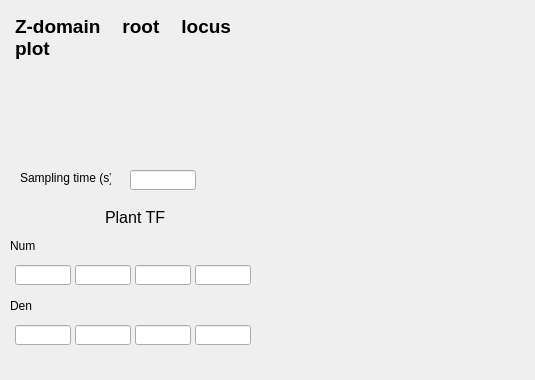
   <widget class="QWidget" name="tab_8">
    <attribute name="title">
     <string>Discrete LQR</string>
    </attribute>
    <widget class="QWidget" name="verticalLayoutWidget_10">
     <property name="geometry">
      <rect>
       <x>260</x>
       <y>10</y>
       <width>266</width>
       <height>211</height>
      </rect>
     </property>
     <layout class="QVBoxLayout" name="Layoutsim_response_6">
      <item>
       <widget class="QWidget" name="unitcircle_rlocus" native="true"/>
      </item>
     </layout>
    </widget>
    <widget class="QWidget" name="verticalLayoutWidget_11">
     <property name="geometry">
      <rect>
       <x>260</x>
       <y>225</y>
       <width>266</width>
       <height>146</height>
      </rect>
     </property>
     <layout class="QVBoxLayout" name="Layoutsim_response_7">
      <item>
       <widget class="QWidget" name="response_rlocus" native="true"/>
      </item>
     </layout>
    </widget>
    <widget class="QLineEdit" name="lqr_sampling">
     <property name="geometry">
      <rect>
       <x>130</x>
       <y>170</y>
       <width>66</width>
       <height>20</height>
      </rect>
     </property>
    </widget>
    <widget class="QLabel" name="num_label_6">
     <property name="geometry">
      <rect>
       <x>20</x>
       <y>160</y>
       <width>91</width>
       <height>36</height>
      </rect>
     </property>
     <property name="text">
      <string>Sampling time (s)</string>
     </property>
    </widget>
    <widget class="QLineEdit" name="rlocusz_den0">
     <property name="geometry">
      <rect>
       <x>195</x>
       <y>325</y>
       <width>56</width>
       <height>20</height>
      </rect>
     </property>
    </widget>
    <widget class="QLabel" name="label_12">
     <property name="geometry">
      <rect>
       <x>105</x>
       <y>205</y>
       <width>66</width>
       <height>26</height>
      </rect>
     </property>
     <property name="text">
      <string>&lt;html&gt;&lt;head/&gt;&lt;body&gt;&lt;p align=&quot;justify&quot;&gt;&lt;span style=&quot; font-size:12pt;&quot;&gt;Plant TF&lt;/span&gt;&lt;/p&gt;&lt;/body&gt;&lt;/html&gt;</string>
     </property>
     <property name="scaledContents">
      <bool>false</bool>
     </property>
     <property name="wordWrap">
      <bool>true</bool>
     </property>
    </widget>
    <widget class="QLineEdit" name="rlocusz_num3">
     <property name="geometry">
      <rect>
       <x>15</x>
       <y>265</y>
       <width>56</width>
       <height>20</height>
      </rect>
     </property>
    </widget>
    <widget class="QLineEdit" name="rlocusz_den3">
     <property name="geometry">
      <rect>
       <x>15</x>
       <y>325</y>
       <width>56</width>
       <height>20</height>
      </rect>
     </property>
    </widget>
    <widget class="QLineEdit" name="rlocusz_num2">
     <property name="geometry">
      <rect>
       <x>75</x>
       <y>265</y>
       <width>56</width>
       <height>20</height>
      </rect>
     </property>
    </widget>
    <widget class="QLineEdit" name="rlocusz_num1">
     <property name="geometry">
      <rect>
       <x>135</x>
       <y>265</y>
       <width>56</width>
       <height>20</height>
      </rect>
     </property>
    </widget>
    <widget class="QLabel" name="den_label_5">
     <property name="geometry">
      <rect>
       <x>10</x>
       <y>290</y>
       <width>41</width>
       <height>31</height>
      </rect>
     </property>
     <property name="text">
      <string>Den</string>
     </property>
    </widget>
    <widget class="QLabel" name="label_13">
     <property name="geometry">
      <rect>
       <x>25</x>
       <y>75</y>
       <width>201</width>
       <height>71</height>
      </rect>
     </property>
     <property name="text">
      <string/>
     </property>
     <property name="pixmap">
      <pixmap>../../OneDrive/Bureau/Nueva carpeta/UTP/Teoría control II/DCMotorRepository/MotorDCconTeensy/MotorDCSystemIdentification/rlocusz.drawio.png</pixmap>
     </property>
     <property name="scaledContents">
      <bool>true</bool>
     </property>
    </widget>
    <widget class="QLabel" name="num_label_7">
     <property name="geometry">
      <rect>
       <x>10</x>
       <y>230</y>
       <width>41</width>
       <height>31</height>
      </rect>
     </property>
     <property name="text">
      <string>Num</string>
     </property>
    </widget>
    <widget class="QLineEdit" name="rlocusz_den2">
     <property name="geometry">
      <rect>
       <x>75</x>
       <y>325</y>
       <width>56</width>
       <height>20</height>
      </rect>
     </property>
    </widget>
    <widget class="QLabel" name="label_14">
     <property name="geometry">
      <rect>
       <x>15</x>
       <y>10</y>
       <width>216</width>
       <height>56</height>
      </rect>
     </property>
     <property name="text">
      <string>&lt;html&gt;&lt;head/&gt;&lt;body&gt;&lt;p align=&quot;justify&quot;&gt;&lt;span style=&quot; font-size:14pt; font-weight:600;&quot;&gt;Z-domain root locus plot&lt;/span&gt;&lt;/p&gt;&lt;/body&gt;&lt;/html&gt;</string>
     </property>
     <property name="scaledContents">
      <bool>false</bool>
     </property>
     <property name="wordWrap">
      <bool>true</bool>
     </property>
    </widget>
    <widget class="QLineEdit" name="rlocusz_num0">
     <property name="geometry">
      <rect>
       <x>195</x>
       <y>265</y>
       <width>56</width>
       <height>20</height>
      </rect>
     </property>
    </widget>
    <widget class="QLineEdit" name="rlocusz_den1">
     <property name="geometry">
      <rect>
       <x>135</x>
       <y>325</y>
       <width>56</width>
       <height>20</height>
      </rect>
     </property>
    </widget>
    <widget class="QLabel" name="label_17">
     <property name="geometry">
      <rect>
       <x>15</x>
       <y>65</y>
       <width>230</width>
       <height>75</height>
      </rect>
     </property>
     <property name="text">
      <string/>
     </property>
     <property name="pixmap">
      <pixmap>rlocusz.drawio.png</pixmap>
     </property>
     <property name="scaledContents">
      <bool>true</bool>
     </property>
    </widget>
   </widget>
